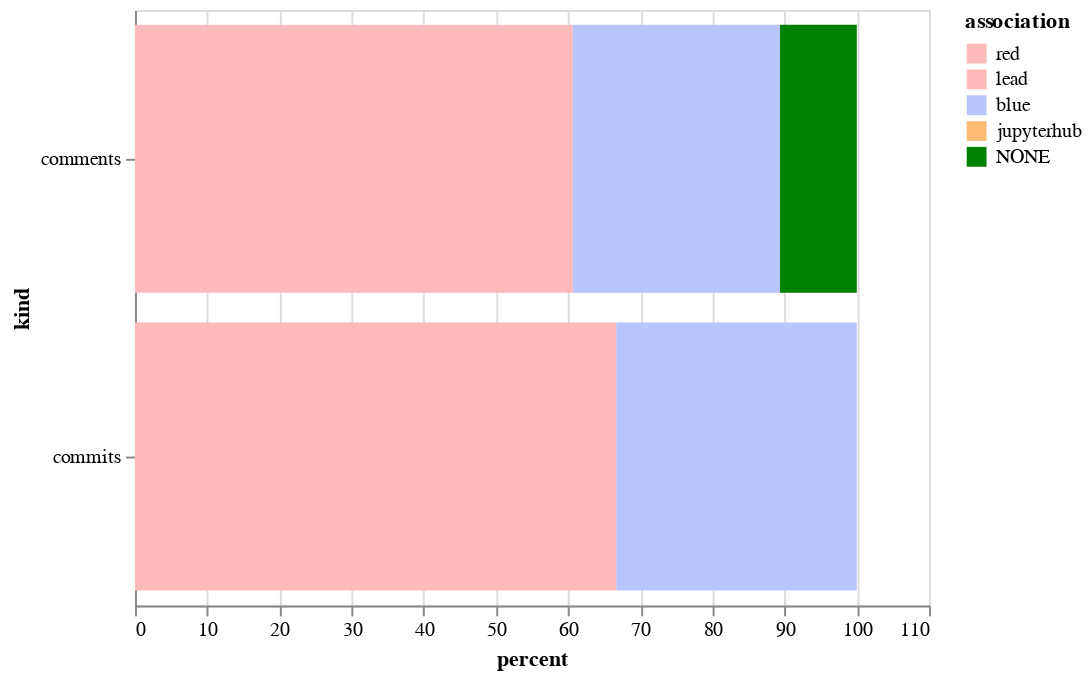

The notebook cell this image was saved under:
### Code cell
alt.Chart(sum_both).mark_bar().encode(
    x='percent',
    y='kind',
    color=alt.Color('association', sort=["CONTRIBUTOR", "MEMBER", "NONE"], scale=color_scale)
)

### Figure 1 — Vega-Lite specification as saved in the notebook (floating-point values rounded to 4 significant figures)
{"$schema": "https://vega.github.io/schema/vega-lite/v2.6.0.json", "config": {"view": {"height": 300, "width": 400}}, "data": {"name": "data-8574bc48d6e94ca2ff7a35e8d55a9adb"}, "datasets": {"data-8574bc48d6e94ca2ff7a35e8d55a9adb": [{"association": "NONE", "kind": "comments", "percent": 10.64}, {"association": "blue", "kind": "comments", "percent": 28.72}, {"association": "lead", "kind": "comments", "percent": 1.064}, {"association": "red", "kind": "comments", "percent": 59.57}, {"association": "blue", "kind": "commits", "percent": 33.33}, {"association": "lead", "kind": "commits", "percent": 8.333}, {"association": "red", "kind": "commits", "percent": 58.33}]}, "encoding": {"color": {"field": "association", "scale": {"domain": ["red", "lead", "blue", "jupyterhub", "NONE"], "range": ["#fdbaba", "#fdbaba", "#bac5fd", "#ffbb74", "green"]}, "sort": ["CONTRIBUTOR", "MEMBER", "NONE"], "type": "nominal"}, "x": {"field": "percent", "type": "quantitative"}, "y": {"field": "kind", "type": "nominal"}}, "mark": "bar"}
